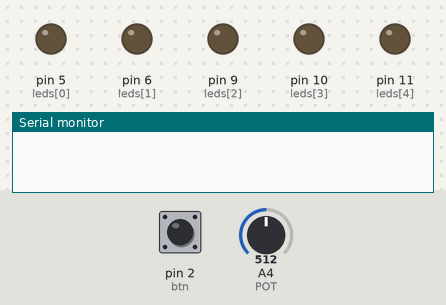
A sketch run on a simulated Arduino Uno, built with avr-gcc and run on an emulated ATmega328P. On the bench: output pins drawn as LEDs (lit = HIGH), the last lines printed to the serial monitor. The inputs (shaded band) are chosen by the test bench; at power-on: pin 2 (btn) LOW, A4 (POT) = 512. Random numbers use the default seed unless the sketch sets one.

Above: at 1.2 s.
1.3 s: pin 2 (btn) pulled HIGH for 1 s
At 1.97 s:
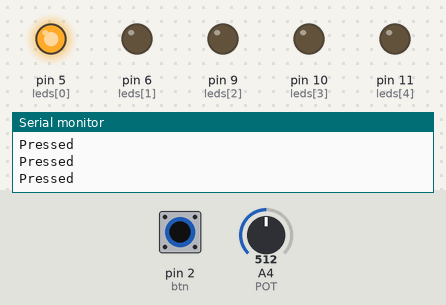
At 3.8 s:
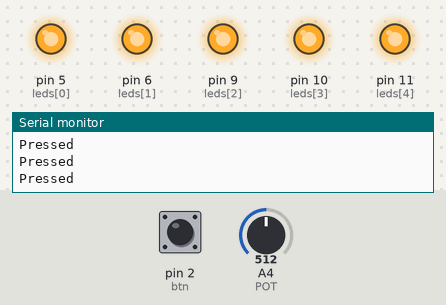
4.3 s: pin 2 (btn) pulled HIGH for 3.2 s
At 4.9 s:
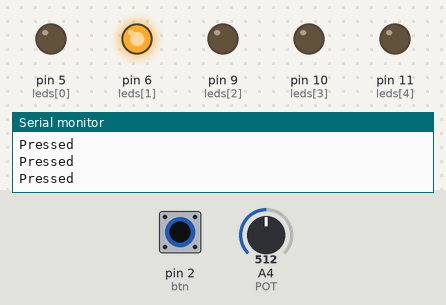
At 6.7 s:
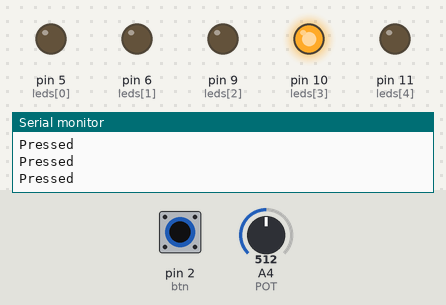
9.0 s: A4 (POT) set to 245
12.0 s: pin 2 (btn) pulled HIGH for 3.2 s
17.2 s: pin 2 (btn) pulled HIGH for 0.15 s
20.2 s: pin 2 (btn) pulled HIGH for 0.15 s
Timing chart, 0 to 26.5 s (numbered marks = the images above; inputs shaded):
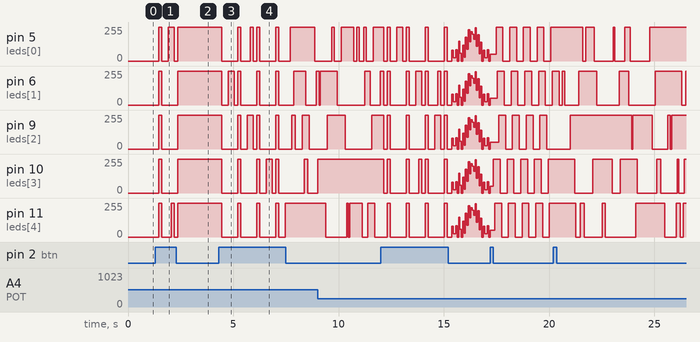

The sketch:

BikeLight.ino
```cpp
const int leds[] = {5, 6, 9, 10, 11};
const int btn = 2;
const int patternCount = 5;
int crnt_pattern = 0;

int bounceIdx = 0;

# define POT A4


uint32_t blinkTime;


void setup(){
  pinMode(leds[0],OUTPUT);
  pinMode(leds[1],OUTPUT);
  pinMode(leds[2],OUTPUT);
  pinMode(leds[3],OUTPUT);
  pinMode(leds[4],OUTPUT);
  pinMode(btn,INPUT);
  pinMode(POT,INPUT);
  Serial.begin(9600);
  blinkTime = millis();
}


void loop(){
  int pot_delay = analogRead(POT)/16;
  int btnState = digitalRead(btn); // 1 if pressed, 0 if not
  // Keep track of pattern #
  if (btnState == 1){
    Serial.println("Pressed");
    crnt_pattern++;
    delay(150);
    // Reset if crnt_pattern exceeds # of patterns
    if (crnt_pattern > patternCount){
      crnt_pattern = 0;
    }
  }

  uint32_t t;
  t = millis();

  // Pattern #0: OFF
  if (crnt_pattern == 0){
    digitalWrite(leds[0],LOW);
    digitalWrite(leds[1],LOW);
    digitalWrite(leds[2],LOW);
    digitalWrite(leds[3],LOW);
    digitalWrite(leds[4],LOW);
  }

  // Pattern #1: All on
  if (crnt_pattern == 1){
    digitalWrite(leds[0],HIGH);
    digitalWrite(leds[1],HIGH);
    digitalWrite(leds[2],HIGH);
    digitalWrite(leds[3],HIGH);
    digitalWrite(leds[4],HIGH);
  }

  // Pattern #2: All blink together + Potentiometer controlls blink speed
  if (crnt_pattern == 2){
    int interval = analogRead(POT)/4;
    if (t >= blinkTime + interval){
      digitalWrite(leds[0],!digitalRead(leds[0]));
      digitalWrite(leds[1],!digitalRead(leds[1]));
      digitalWrite(leds[2],!digitalRead(leds[2]));
      digitalWrite(leds[3],!digitalRead(leds[3]));
      digitalWrite(leds[4],!digitalRead(leds[4]));
      blinkTime = t;
    }
  }

  // Pattern #3: Breathing mode + Potentiometer controlls blink speed
  if (crnt_pattern == 3){
    // Slowly light up
    for(int i = 0; i < 255; i++){
      if (t >= blinkTime + 50 + pot_delay){
        analogWrite(leds[0],  i);
        analogWrite(leds[1],  i);
        analogWrite(leds[2],  i);
        analogWrite(leds[3],  i);
        analogWrite(leds[4],  i);
        blinkTime = t;
      }
      t = millis();
    }
    // Slowly dim
    for(int i  = 255; i >= 0; i--){
      if (t >= blinkTime + 50 + pot_delay){
        analogWrite(leds[0],  i);
        analogWrite(leds[1],  i);
        analogWrite(leds[2],  i);
        analogWrite(leds[3],  i);
        analogWrite(leds[4],  i);
        blinkTime = t;
      }
      t = millis();
    }
  }

  // #4 Wave mode + speed determined by potentiometer
  if (crnt_pattern == 4){
    if (t >= blinkTime + 50 + pot_delay){
      digitalWrite(leds[bounceIdx%5], !digitalRead(leds[bounceIdx%5]));
      bounceIdx++;
      blinkTime = t;
    }
  }

  // #5 Random mode + speed determined by potentiometer
  if (crnt_pattern == 5){
    if (t>blinkTime + 50 + pot_delay){
      digitalWrite(leds[rand() % 5],!digitalRead(leds[rand() % 5]));
      blinkTime = t;
    }
  }

}
```

Measured:
- after the input at 1.3 s, pin 5 (leds[0]): goes 255/255 0.15 s, 0/255 0.30 s, 255/255 0.30 s, 0/255 0.15 s, then 255/255, starting after 0.15 s; pin 6 (leds[1]): 0/255 → 255/255 after 0.15 s, → 0/255 0.15 s later, → 255/255 0.75 s later
- after the input at 4.3 s, pin 5 (leds[0]): 255/255 → 0/255 after 0.15 s, → 255/255 0.75 s later, → 0/255 0.15 s later, → 255/255 0.45 s later, … (11 changes in this stretch); pin 6 (leds[1]): goes 0/255 0.30 s, 255/255 0.30 s, 0/255 0.15 s, 3 × (255/255 0.15 s, 0/255 0.75 s), 255/255 0.58 s, 0/255 0.50 s, then 255/255, starting after 0.15 s
